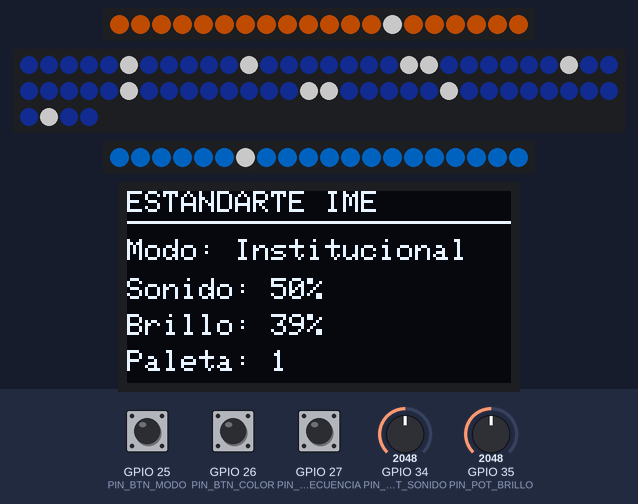
A sketch run on a simulated ESP32. On the bench: 2 × 20 RGB LEDs in strip order, left to right, 64 RGB LEDs in strip order, left to right, continuing on the next row, 128×64 one-colour display. The test bench sets the inputs (shaded band); at power-on: GPIO 25 (PIN_BTN_MODO) HIGH, GPIO 26 (PIN_BTN_COLOR) HIGH, GPIO 27 (PIN_BTN_SECUENCIA) HIGH, GPIO 35 (PIN_POT_BRILLO) = 2048, GPIO 34 (PIN_POT_SONIDO) = 2048. Dim RGB values are drawn brighter than linear; random numbers use the default seed unless the sketch sets one; what the sketch prints to the serial monitor is not drawn.

Above: at 1.29 s.
1.3 s: GPIO 25 (PIN_BTN_MODO) pulled LOW for 0.15 s
2.0 s: GPIO 26 (PIN_BTN_COLOR) pulled LOW for 0.15 s
At 2.62 s:
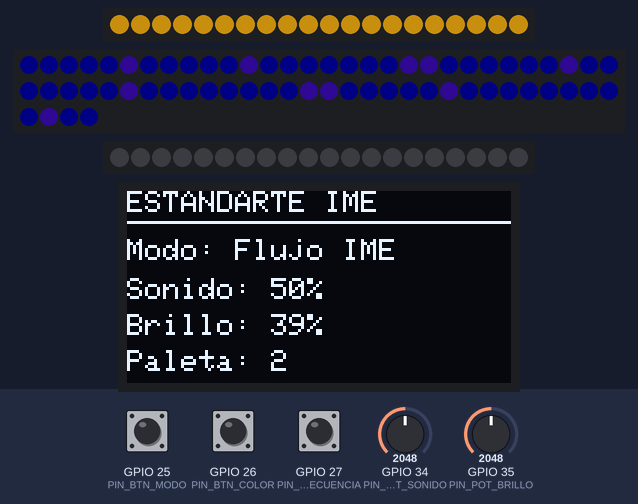
2.7 s: GPIO 27 (PIN_BTN_SECUENCIA) pulled LOW for 0.15 s
3.4 s: GPIO 35 (PIN_POT_BRILLO) set to 2866
At 3.89 s:
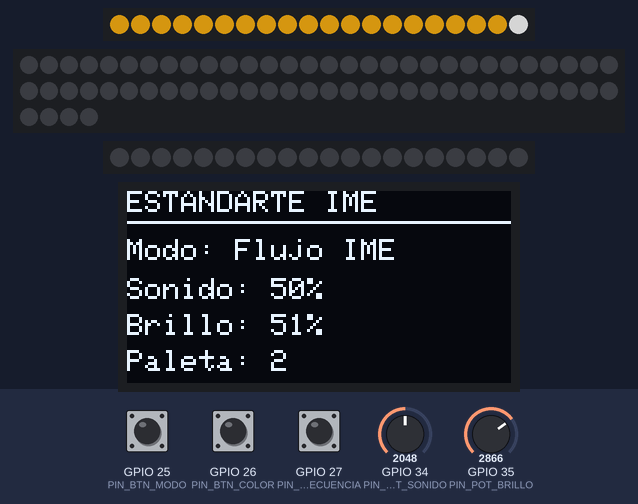
6.4 s: GPIO 25 (PIN_BTN_MODO) pulled LOW for 1 s
At 6.8 s:
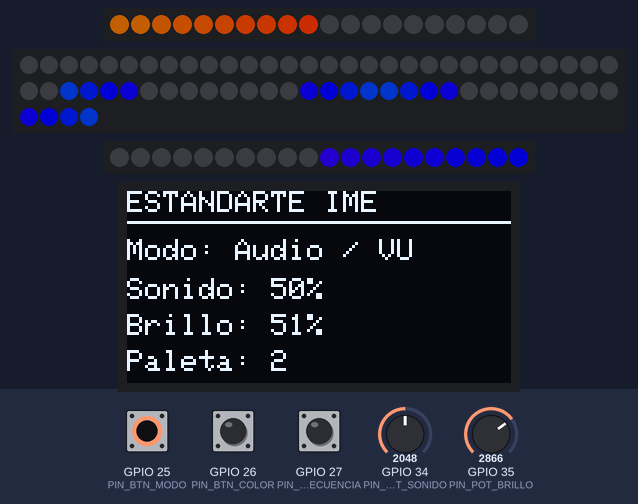
8.9 s: GPIO 34 (PIN_POT_SONIDO) set to 3540
At 10.5 s:
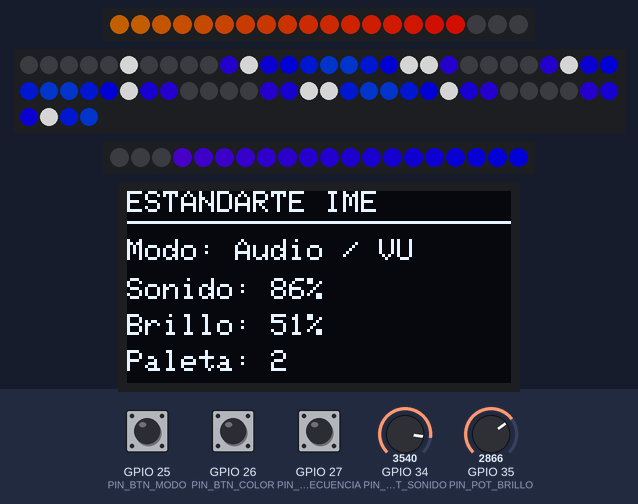
Timing chart, 0 to 11.5 s (numbered marks = the images above; inputs shaded):
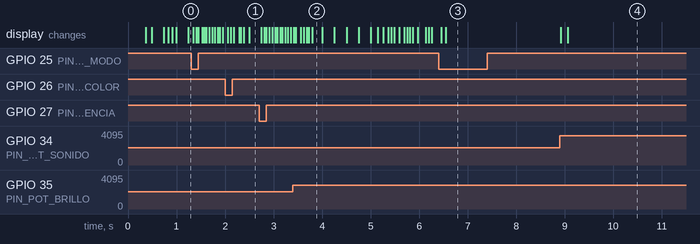

The sketch:

sketch.ino
```cpp
#include <Arduino.h>
#include <FastLED.h>
#include <Wire.h>
#include <Adafruit_GFX.h>
#include <Adafruit_SSD1306.h>

// =============================================================
// ESTANDARTE IME - SIMULACION INTEGRADA EN WOKWI
// Un ESP32 controla tres zonas visuales:
//   - MECANICA: tira vertical WS2812
//   - CENTRO: matriz 8x8 para el simbolo de Zeus
//   - ELECTRICA: tira vertical WS2812
//
// En el montaje final cada modulo tendra su propio ESP32 y bateria.
// La coordinacion se realizara con ESP-NOW y el ESP32 central
// ofrecera una pagina web local para el control desde el celular.
// =============================================================

// Pines de datos LED
constexpr uint8_t PIN_MECANICA = 16;
constexpr uint8_t PIN_CENTRO   = 17;
constexpr uint8_t PIN_ELECTRICA = 18;

// Entradas
constexpr uint8_t PIN_POT_SONIDO = 34;
constexpr uint8_t PIN_POT_BRILLO = 35;
constexpr uint8_t PIN_BTN_MODO = 25;
constexpr uint8_t PIN_BTN_COLOR = 26;
constexpr uint8_t PIN_BTN_SECUENCIA = 27;

// OLED I2C
constexpr uint8_t OLED_SDA = 21;
constexpr uint8_t OLED_SCL = 22;
constexpr uint8_t OLED_ADDR = 0x3C;
constexpr int OLED_W = 128;
constexpr int OLED_H = 64;
Adafruit_SSD1306 display(OLED_W, OLED_H, &Wire, -1);
bool oledOK = false;

// Cantidad de LEDs
constexpr uint16_t N_MECANICA = 20;
constexpr uint16_t N_CENTRO = 64; // matriz 8x8
constexpr uint16_t N_ELECTRICA = 20;

CRGB mecanica[N_MECANICA];
CRGB centro[N_CENTRO];
CRGB electrica[N_ELECTRICA];

// Modos
constexpr uint8_t NUM_MODOS = 6;
uint8_t modo = 0;
uint8_t paleta = 0;
uint8_t brilloGlobal = 90;
uint8_t nivelSonido = 0;

const char *NOMBRES_MODO[NUM_MODOS] = {
  "Institucional",
  "Flujo IME",
  "Audio / VU",
  "Tormenta Zeus",
  "Desfile",
  "Apagado"
};

// Debounce sencillo
struct Boton {
  uint8_t pin;
  bool estadoAnterior = HIGH;
  bool estadoEstable = HIGH;
  uint32_t ultimoCambio = 0;
};

Boton btnModo{PIN_BTN_MODO};
Boton btnColor{PIN_BTN_COLOR};
Boton btnSecuencia{PIN_BTN_SECUENCIA};

uint32_t inicioModo = 0;
uint32_t ultimoOLED = 0;
uint32_t ultimoFrame = 0;
uint32_t ultimoRandom = 0;
bool flashZeus = false;

// -------------------------------------------------------------
// Utilidades
// -------------------------------------------------------------
uint16_t xy(uint8_t x, uint8_t y) {
  // Matriz 8x8 con cableado serpentino
  if (y & 1) return y * 8 + (7 - x);
  return y * 8 + x;
}

CRGB colorMecanica() {
  static const CRGB colores[] = {
    CRGB(255, 100, 0),   // naranja mecanico
    CRGB(255, 180, 20),  // dorado
    CRGB(220, 30, 20),   // rojo
    CRGB(190, 190, 190)  // acero
  };
  return colores[paleta % 4];
}

CRGB colorElectrica() {
  static const CRGB colores[] = {
    CRGB(0, 130, 255),   // azul electrico
    CRGB(0, 255, 220),   // cian
    CRGB(150, 40, 255),  // violeta
    CRGB(255, 255, 255)  // blanco
  };
  return colores[paleta % 4];
}

CRGB colorCentro() {
  static const CRGB colores[] = {
    CRGB(30, 80, 255),
    CRGB(80, 20, 255),
    CRGB(0, 200, 255),
    CRGB(255, 180, 0)
  };
  return colores[paleta % 4];
}

bool botonPresionado(Boton &b) {
  bool lectura = digitalRead(b.pin);
  uint32_t ahora = millis();

  if (lectura != b.estadoAnterior) {
    b.ultimoCambio = ahora;
    b.estadoAnterior = lectura;
  }

  if ((ahora - b.ultimoCambio) > 35 && lectura != b.estadoEstable) {
    b.estadoEstable = lectura;
    if (b.estadoEstable == LOW) return true;
  }
  return false;
}

void limpiarTodo() {
  fill_solid(mecanica, N_MECANICA, CRGB::Black);
  fill_solid(centro, N_CENTRO, CRGB::Black);
  fill_solid(electrica, N_ELECTRICA, CRGB::Black);
}

void dibujarRayo(CRGB color, uint8_t intensidad = 255) {
  // Coordenadas aproximadas del simbolo de Zeus/rayo en matriz 8x8
  const uint8_t puntos[][2] = {
    {5,0},{4,1},{4,2},{3,2},{4,3},{3,4},{3,5},{2,5},{3,6},{2,7}
  };
  for (auto &p : puntos) {
    CRGB c = color;
    c.nscale8_video(intensidad);
    centro[xy(p[0], p[1])] = c;
  }
}

void mostrarOLED() {
  if (!oledOK) return;
  display.clearDisplay();
  display.setTextColor(SSD1306_WHITE);
  display.setTextSize(1);
  display.setCursor(0, 0);
  display.println("ESTANDARTE IME");
  display.drawLine(0, 10, 127, 10, SSD1306_WHITE);
  display.setCursor(0, 16);
  display.print("Modo: ");
  display.println(NOMBRES_MODO[modo]);
  display.setCursor(0, 29);
  display.print("Sonido: ");
  display.print(nivelSonido);
  display.println("%");
  display.setCursor(0, 41);
  display.print("Brillo: ");
  display.print(map(brilloGlobal, 0, 255, 0, 100));
  display.println("%");
  display.setCursor(0, 53);
  display.print("Paleta: ");
  display.println(paleta + 1);
  display.display();
}

// -------------------------------------------------------------
// Efectos
// -------------------------------------------------------------
void efectoInstitucional(uint32_t ahora) {
  limpiarTodo();
  uint8_t pulso = beatsin8(18, 80, 230);

  CRGB cm = colorMecanica();
  CRGB ce = colorElectrica();
  cm.nscale8_video(pulso);
  ce.nscale8_video(pulso);

  fill_solid(mecanica, N_MECANICA, cm);
  fill_solid(electrica, N_ELECTRICA, ce);

  // Fondo central tenue y rayo brillante
  CRGB fondo = colorCentro();
  fondo.nscale8_video(45);
  fill_solid(centro, N_CENTRO, fondo);
  dibujarRayo(CRGB::White, 255);

  // Barrido lateral discreto
  uint16_t p = (ahora / 90) % N_MECANICA;
  mecanica[p] = CRGB::White;
  electrica[N_ELECTRICA - 1 - p] = CRGB::White;
}

void efectoFlujo(uint32_t ahora) {
  limpiarTodo();
  const uint32_t duracion = 4200;
  uint32_t t = (ahora - inicioModo) % duracion;
  CRGB cm = colorMecanica();
  CRGB ce = colorElectrica();
  CRGB cc = colorCentro();

  if (t < 1100) {
    uint16_t n = map(t, 0, 1099, 0, N_MECANICA);
    for (uint16_t i = 0; i < n; ++i) mecanica[i] = cm;
    if (n < N_MECANICA) mecanica[n] = CRGB::White;
  } else if (t < 2400) {
    fill_solid(mecanica, N_MECANICA, cm);
    uint8_t intensidad = map(t, 1100, 2399, 40, 255);
    fill_solid(centro, N_CENTRO, CRGB(0, 0, 20));
    dibujarRayo(cc, intensidad);
  } else if (t < 3500) {
    fill_solid(mecanica, N_MECANICA, cm);
    dibujarRayo(CRGB::White, 255);
    uint16_t n = map(t, 2400, 3499, 0, N_ELECTRICA);
    for (uint16_t i = 0; i < n; ++i) electrica[N_ELECTRICA - 1 - i] = ce;
  } else {
    uint8_t destello = sin8(map(t, 3500, 4199, 0, 255));
    CRGB total = blend(cm, ce, 128);
    total.nscale8_video(destello);
    fill_solid(mecanica, N_MECANICA, total);
    fill_solid(centro, N_CENTRO, total);
    fill_solid(electrica, N_ELECTRICA, total);
    dibujarRayo(CRGB::White, 255);
  }
}

void efectoAudioVU() {
  limpiarTodo();
  uint16_t nL = map(nivelSonido, 0, 100, 0, N_MECANICA);
  uint16_t nR = map(nivelSonido, 0, 100, 0, N_ELECTRICA);

  for (uint16_t i = 0; i < nL; ++i) {
    uint8_t hue = map(i, 0, N_MECANICA - 1, 32, 0);
    mecanica[i] = CHSV(hue, 255, 255);
  }
  for (uint16_t i = 0; i < nR; ++i) {
    uint8_t hue = map(i, 0, N_ELECTRICA - 1, 160, 190);
    electrica[N_ELECTRICA - 1 - i] = CHSV(hue, 255, 255);
  }

  uint8_t columnas = map(nivelSonido, 0, 100, 0, 8);
  for (uint8_t x = 0; x < 8; ++x) {
    uint8_t altura = (x < columnas) ? map(nivelSonido, 0, 100, 1, 8) : 0;
    for (uint8_t y = 0; y < altura; ++y) {
      centro[xy(x, 7 - y)] = CHSV(150 + x * 5, 255, 255);
    }
  }
  if (nivelSonido > 70) dibujarRayo(CRGB::White, 255);
}

void efectoTormenta(uint32_t ahora) {
  fadeToBlackBy(mecanica, N_MECANICA, 45);
  fadeToBlackBy(centro, N_CENTRO, 70);
  fadeToBlackBy(electrica, N_ELECTRICA, 45);

  if (ahora - ultimoRandom > random16(80, 260)) {
    ultimoRandom = ahora;
    flashZeus = random8() > 145;

    mecanica[random16(N_MECANICA)] = colorMecanica();
    electrica[random16(N_ELECTRICA)] = colorElectrica();

    if (flashZeus) {
      fill_solid(centro, N_CENTRO, CRGB(20, 30, 80));
      dibujarRayo(CRGB::White, 255);
    } else {
      centro[random16(N_CENTRO)] = colorCentro();
      centro[random16(N_CENTRO)] = CRGB::White;
    }
  }
}

void efectoDesfile(uint32_t ahora) {
  uint8_t base = ahora / 18;
  for (uint16_t i = 0; i < N_MECANICA; ++i)
    mecanica[i] = CHSV(base + i * 7, 255, 255);
  for (uint16_t i = 0; i < N_CENTRO; ++i)
    centro[i] = CHSV(base + i * 3, 255, 255);
  for (uint16_t i = 0; i < N_ELECTRICA; ++i)
    electrica[i] = CHSV(base + 160 + i * 7, 255, 255);

  if ((ahora / 500) % 2 == 0) dibujarRayo(CRGB::White, 255);
}

void aplicarEfecto(uint32_t ahora) {
  switch (modo) {
    case 0: efectoInstitucional(ahora); break;
    case 1: efectoFlujo(ahora); break;
    case 2: efectoAudioVU(); break;
    case 3: efectoTormenta(ahora); break;
    case 4: efectoDesfile(ahora); break;
    case 5: limpiarTodo(); break;
  }
}

// -------------------------------------------------------------
// Setup / Loop
// -------------------------------------------------------------
void setup() {
  Serial.begin(115200);

  pinMode(PIN_BTN_MODO, INPUT_PULLUP);
  pinMode(PIN_BTN_COLOR, INPUT_PULLUP);
  pinMode(PIN_BTN_SECUENCIA, INPUT_PULLUP);
  pinMode(PIN_POT_SONIDO, INPUT);
  pinMode(PIN_POT_BRILLO, INPUT);

  FastLED.addLeds<WS2812B, PIN_MECANICA, GRB>(mecanica, N_MECANICA);
  FastLED.addLeds<WS2812B, PIN_CENTRO, GRB>(centro, N_CENTRO);
  FastLED.addLeds<WS2812B, PIN_ELECTRICA, GRB>(electrica, N_ELECTRICA);
  FastLED.setCorrection(TypicalLEDStrip);
  FastLED.setBrightness(brilloGlobal);
  FastLED.clear(true);

  Wire.begin(OLED_SDA, OLED_SCL);
  oledOK = display.begin(SSD1306_SWITCHCAPVCC, OLED_ADDR);
  if (!oledOK) {
    Serial.println("OLED no disponible; la simulacion LED continuara.");
  } else {
    mostrarOLED();
  }

  random16_set_seed(analogRead(PIN_POT_SONIDO) + micros());
  inicioModo = millis();

  Serial.println("=== ESTANDARTE IME - SIMULACION WOKWI ===");
  Serial.println("Boton MODO: cambia efecto");
  Serial.println("Boton COLOR: cambia paleta");
  Serial.println("Boton SECUENCIA: activa Flujo IME");
  Serial.println("Pot SONIDO: nivel de audio simulado");
  Serial.println("Pot BRILLO: intensidad general");
}

void loop() {
  const uint32_t ahora = millis();

  // Entradas analogicas
  nivelSonido = constrain(map(analogRead(PIN_POT_SONIDO), 0, 4095, 0, 100), 0, 100);
  brilloGlobal = constrain(map(analogRead(PIN_POT_BRILLO), 0, 4095, 20, 180), 20, 180);
  FastLED.setBrightness(brilloGlobal);

  // Botones
  if (botonPresionado(btnModo)) {
    modo = (modo + 1) % NUM_MODOS;
    inicioModo = ahora;
    Serial.printf("Modo: %s\n", NOMBRES_MODO[modo]);
  }

  if (botonPresionado(btnColor)) {
    paleta = (paleta + 1) % 4;
    Serial.printf("Paleta: %u\n", paleta + 1);
  }

  if (botonPresionado(btnSecuencia)) {
    modo = 1;
    inicioModo = ahora;
    Serial.println("Secuencia coordinada IME activada");
  }

  // 50 FPS aproximados
  if (ahora - ultimoFrame >= 20) {
    ultimoFrame = ahora;
    aplicarEfecto(ahora);
    FastLED.show();
  }

  if (ahora - ultimoOLED >= 250) {
    ultimoOLED = ahora;
    mostrarOLED();
  }

  delay(2);
}
```
